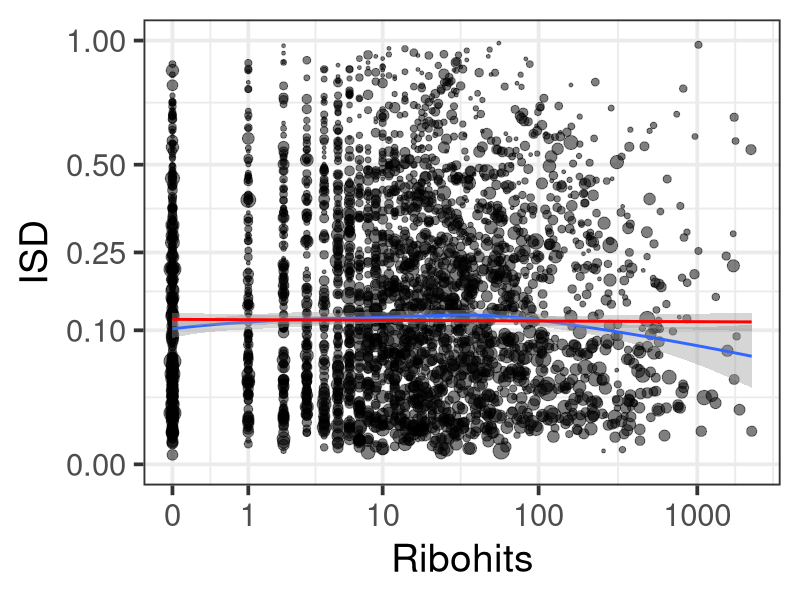
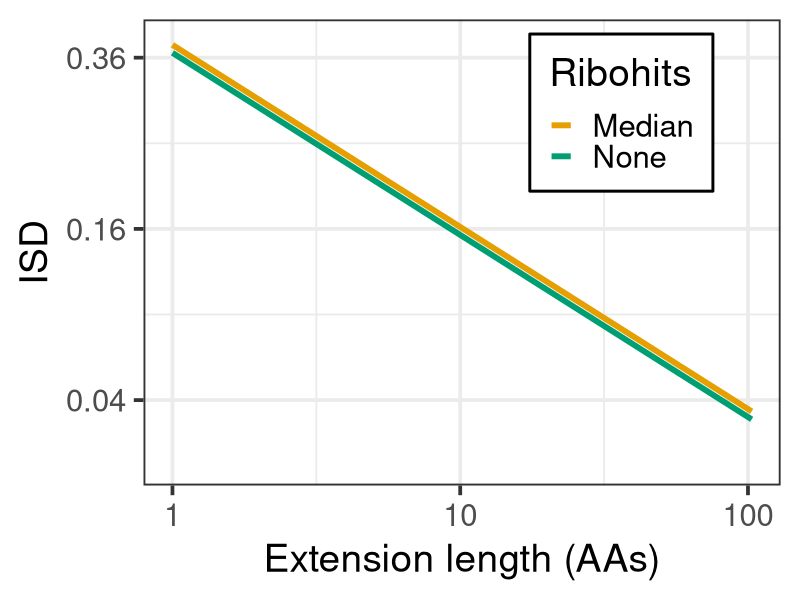
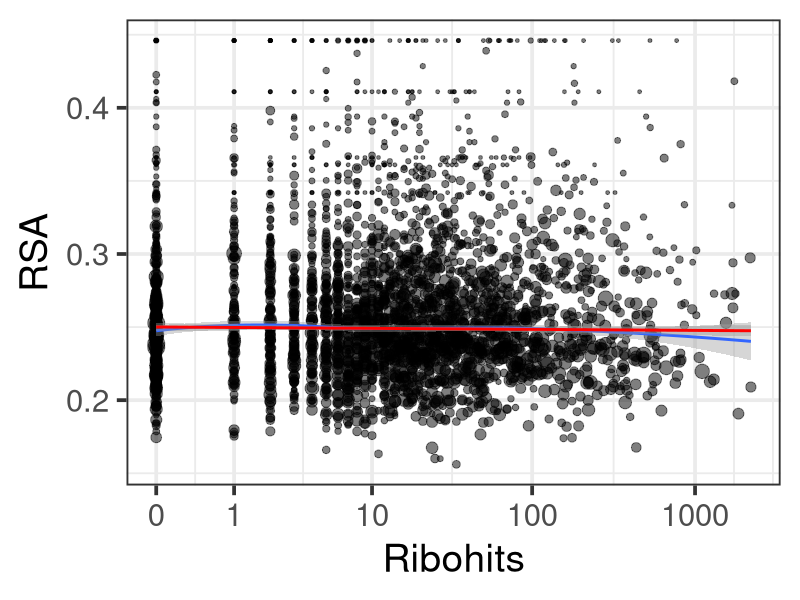
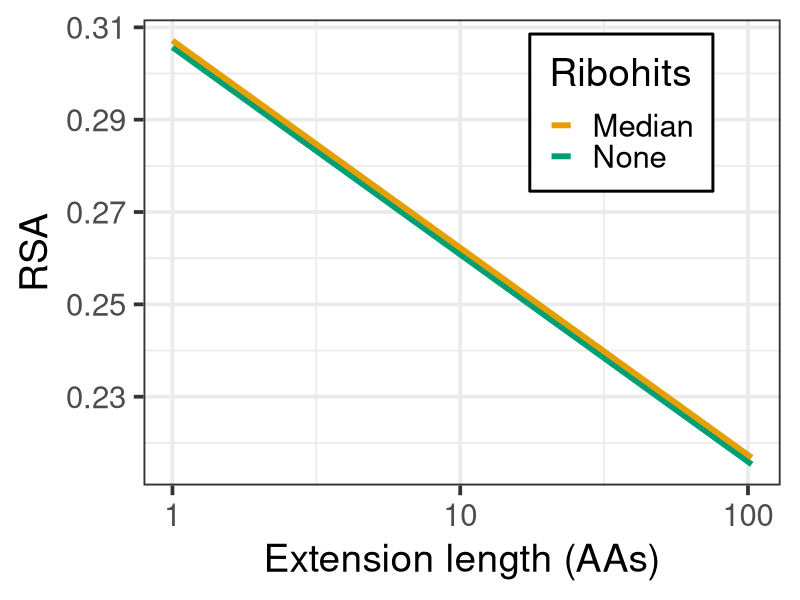
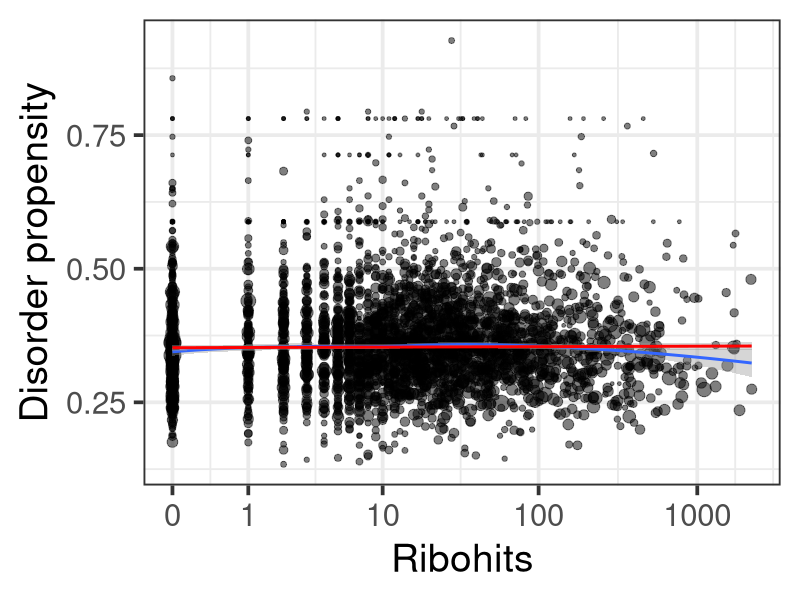
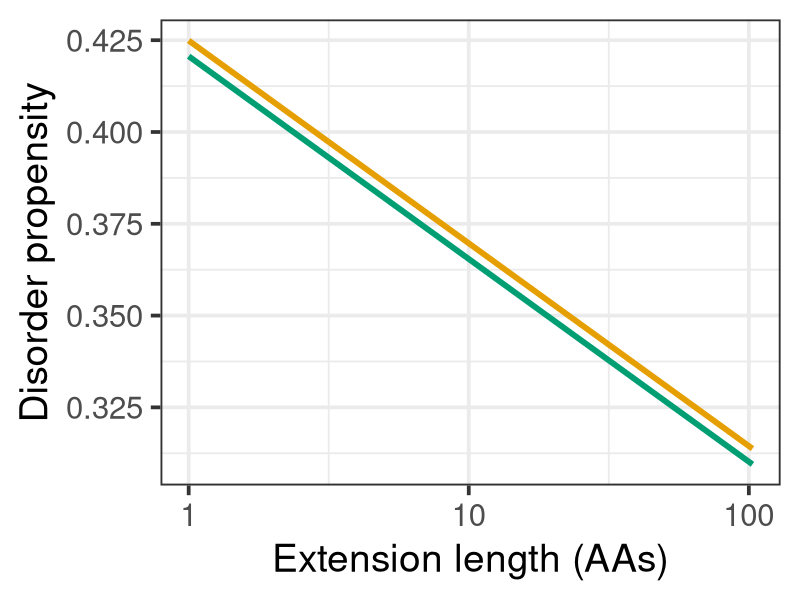
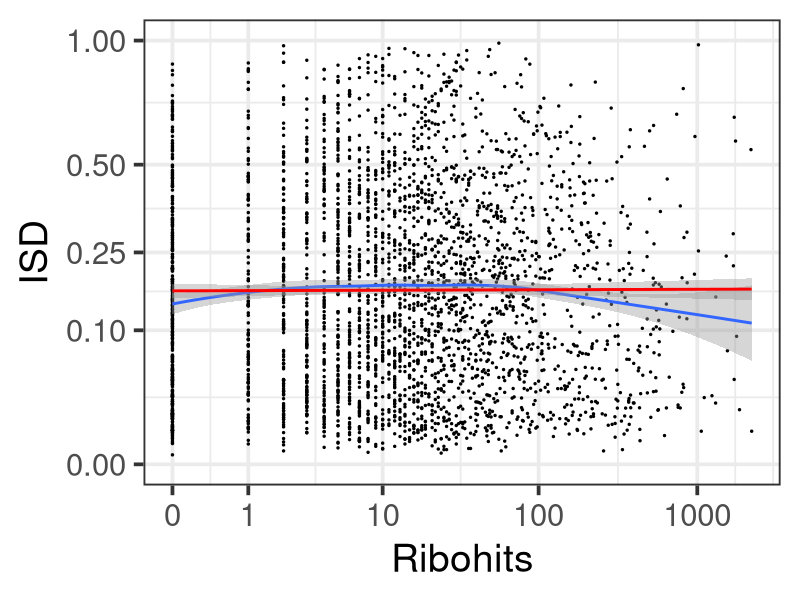
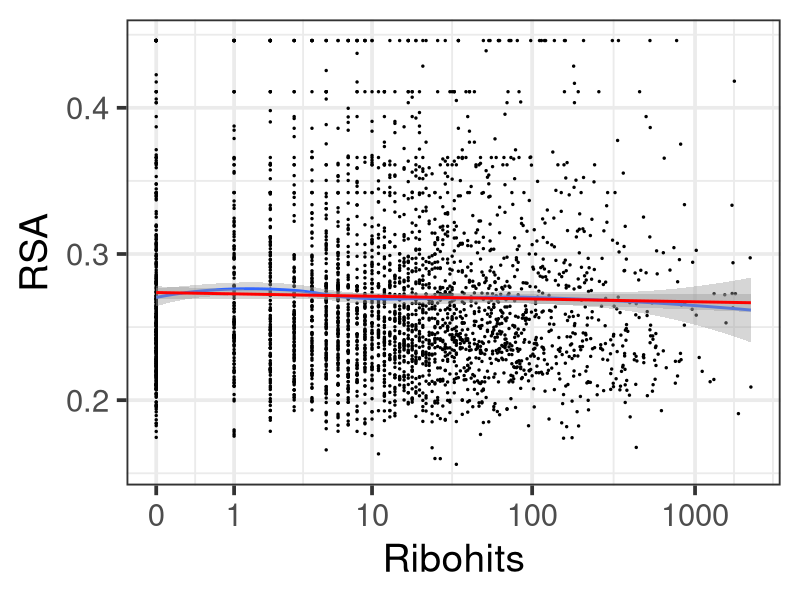

These charts were generated, in order, by the following R code:
# Supplement frameshifts.

# Load packages.
library(tidyverse)

# Reading data.
ribohits.data <- read_tsv(file = "Data/ribohits_data_11-13-19.tab")
ribohits.data

# Today's date.
today.date <- "1-23-20"
working.dir <- "Scripts/Figures/"
med.ribo <- log10(median(ribohits.data[ribohits.data$Fragile == 0,]$Ribohits.summed + 0.5, na.rm = T))
no.ribo <- log10(0.5)
cbPalette <- c("#000000", "#E69F00", "#56B4E9", "#009E73", "#F0E442", "#0072B2", "#D55E00", "#CC79A7")

# Excluding genes lacking at least one backup stop codon.
ribo.nofragile <- ribohits.data[ribohits.data$Fragile == 0,]

# Plus 1 extensions first.
p1.orig.lm <- lm(
  data = ribo.nofragile,
  formula = sqrt(ISD.p1.iupred2) ~ log10(Ribohits.summed + 0.5) + log10(Length.p1),
  weights = Length.p1
)
summary(p1.orig.lm)
p1.orig.lrt <- drop1(p1.orig.lm, test = "Chisq")
p1.orig.lrt$`Pr(>Chi)`

p1.rsa.lm <- lm(
  data = ribo.nofragile,
  formula = RSA.p1 ~ log10(Ribohits.summed + 0.5) + log10(Length.p1),
  weights = Length.p1
)
summary(p1.rsa.lm)
p1.rsa.lrt <- drop1(p1.rsa.lm, test = "Chisq")
p1.rsa.lrt$`Pr(>Chi)`

p1.disprop.lm <- lm(
  data = ribo.nofragile,
  formula = Disprop.p1 ~ log10(Ribohits.summed + 0.5) + log10(Length.p1),
  weights = Length.p1
)
summary(p1.disprop.lm)
p1.disprop.lrt <- drop1(p1.disprop.lm, test = "Chisq")
p1.disprop.lrt$`Pr(>Chi)`

# R2 values.
p1.nolength.orig.lm <- lm(
  data = ribo.nofragile,
  formula = sqrt(ISD.p1.iupred2) ~ log10(Ribohits.summed + 0.5),
  weights = Length.p1
)
summary(p1.nolength.orig.lm)

p1.nolength.rsa.lm <- lm(
  data = ribo.nofragile,
  formula = RSA.p1 ~ log10(Ribohits.summed + 0.5),
  weights = Length.p1
)
summary(p1.nolength.rsa.lm)

p1.unweighted.rsa.lm <- lm(
  data = ribo.nofragile,
  formula = RSA.p1 ~ log10(Ribohits.summed + 0.5) + log10(Length.p1)
)
summary(p1.unweighted.rsa.lm)

p1.nolength.disprop.lm <- lm(
  data = ribo.nofragile,
  formula = Disprop.p1 ~ log10(Ribohits.summed + 0.5),
  weights = Length.p1
)
summary(p1.nolength.disprop.lm)

p1.unweighted.disprop.lm <- lm(
  data = ribo.nofragile,
  formula = Disprop.p1 ~ log10(Ribohits.summed + 0.5) + log10(Length.p1)
)
summary(p1.unweighted.disprop.lm)

# Plotting.
p1.ribo.isd.plot.filename <- paste(working.dir, "ISD_ribo_p1_", today.date, ".png", sep = "")
png(filename = p1.ribo.isd.plot.filename, width = 6, height = 6, units = "in", res = 350)
ggplot(
  data = ribo.nofragile,
  aes(
    x = log10(Ribohits.summed + 0.5),
    y = sqrt(ISD.p1.iupred2),
    weight = Length.p1,
    size = Length.p1
  )
) +
  geom_point(alpha = 0.5) +
  geom_smooth(method = "loess") +
  geom_smooth(method = "lm", color = "red") +
  xlab("Ribohits") +
  ylab("ISD") +
  scale_y_continuous(limits = c(0, 1),
                     breaks = sqrt(c(0, 0.1, 0.25, 0.5, 1)),
                     labels = c("0.00", "0.10", "0.25", "0.50", "1.00")) +
  scale_x_continuous(breaks = log10(c(0.5, 1.5, 10.5, 100.5, 1000.5)),
                     labels = c(0, 1, 10, 100, 1000)) +
  theme_bw(base_size = 28) +
  theme(legend.position = "none")
dev.off()

p1.length.isd.plot.filename <- paste(working.dir, "ISD_length_p1_", today.date, ".png", sep = "")
png(filename = p1.length.isd.plot.filename, width = 6, height = 6, units = "in", res = 350)
ggplot(
  data = ribo.nofragile,
  aes(
    x = log10(Length.p1),
    y = sqrt(ISD.p1.iupred2),
    color = Ribohits
  )
) +
  stat_function(fun = function(x)p1.orig.lm$coefficients[1]+p1.orig.lm$coefficients[3]*x+no.ribo*p1.orig.lm$coefficients[2],
                geom = "line", aes(color = "No"), size = 2) +
  stat_function(fun = function(x)p1.orig.lm$coefficients[1]+p1.orig.lm$coefficients[3]*x+med.ribo*p1.orig.lm$coefficients[2],
                geom = "line", aes(color = "Yes"), size = 2) +
  xlab("Extension length (AAs)") +
  ylab("ISD") +
  scale_x_continuous(breaks = log10(c(1, 10, 100)),
                     labels = c(1, 10, 100)) +
  scale_y_continuous(breaks = sqrt(c(0.04, 0.16, 0.36)),
                     labels = c(0.04, 0.16, 0.36),
                     limits = c(0.125, 0.62)) +
  theme_bw(base_size = 28) +
  scale_color_manual(limits = c("Yes", "No"), labels = c("Median", "None"), values = cbPalette[c(2,4)]) +
  theme(legend.position = c(0.75, 0.8),
        legend.background = element_rect(fill = "white", size = 1, linetype = "solid", color = "black"))
dev.off()

p1.ribo.rsa.plot.filename <- paste(working.dir, "RSA_ribo_p1_", today.date, ".png", sep = "")
png(filename = p1.ribo.rsa.plot.filename, width = 6, height = 6, units = "in", res = 350)
ggplot(
  data = ribo.nofragile,
  aes(
    x = log10(Ribohits.summed + 0.5),
    y = RSA.p1,
    weight = Length.p1,
    size = Length.p1
  )
) +
  geom_point(alpha = 0.5) +
  geom_smooth(method = "loess") +
  geom_smooth(method = "lm", color = "red") +
  xlab("Ribohits") +
  ylab("RSA") +
  scale_x_continuous(breaks = log10(c(0.5, 1.5, 10.5, 100.5, 1000.5)),
                     labels = c(0, 1, 10, 100, 1000)) +
  theme_bw(base_size = 28) +
  theme(legend.position = "none")
dev.off()

p1.length.rsa.plot.filename <- paste(working.dir, "RSA_length_p1_", today.date, ".png", sep = "")
png(filename = p1.length.rsa.plot.filename, width = 6, height = 6, units = "in", res = 350)
ggplot(
  data = ribo.nofragile,
  aes(
    x = log10(Length.p1),
    y = RSA.p1,
    color = Ribohits
  )
) +
  stat_function(fun = function(x)p1.rsa.lm$coefficients[1]+p1.rsa.lm$coefficients[3]*x+no.ribo*p1.rsa.lm$coefficients[2],
                geom = "line", aes(color = "No"), size = 2) +
  stat_function(fun = function(x)p1.rsa.lm$coefficients[1]+p1.rsa.lm$coefficients[3]*x+med.ribo*p1.rsa.lm$coefficients[2],
                geom = "line", aes(color = "Yes"), size = 2) +
  xlab("Extension length (AAs)") +
  ylab("RSA") +
  scale_x_continuous(breaks = log10(c(1, 10, 100)),
                     labels = c(1, 10, 100)) +
  theme_bw(base_size = 28) +
  scale_color_manual(limits = c("Yes", "No"), labels = c("Median", "None"), values = cbPalette[c(2,4)]) +
  theme(legend.position = c(0.75, 0.8),
        legend.background = element_rect(fill = "white", size = 1, linetype = "solid", color = "black"))
dev.off()

p1.ribo.disprop.plot.filename <- paste(working.dir, "Disprop_ribo_p1_", today.date, ".png", sep = "")
png(filename = p1.ribo.disprop.plot.filename, width = 6, height = 6, units = "in", res = 350)
ggplot(
  data = ribo.nofragile,
  aes(
    x = log10(Ribohits.summed + 0.5),
    y = Disprop.p1,
    weight = Length.p1,
    size = Length.p1
  )
) +
  geom_point(alpha = 0.5) +
  geom_smooth(method = "loess") +
  geom_smooth(method = "lm", color = "red") +
  xlab("Ribohits") +
  ylab("Disorder propensity") +
  scale_x_continuous(breaks = log10(c(0.5, 1.5, 10.5, 100.5, 1000.5)),
                     labels = c(0, 1, 10, 100, 1000)) +
  theme_bw(base_size = 28) +
  theme(legend.position = "none")
dev.off()

p1.length.disprop.plot.filename <- paste(working.dir, "Disprop_length_p1_", today.date, ".png", sep = "")
png(filename = p1.length.disprop.plot.filename, width = 6, height = 6, units = "in", res = 350)
ggplot(
  data = ribo.nofragile,
  aes(
    x = log10(Length.p1),
    y = Disprop.p1,
    color = Ribohits
  )
) +
  stat_function(fun = function(x)p1.disprop.lm$coefficients[1]+p1.disprop.lm$coefficients[3]*x+no.ribo*p1.disprop.lm$coefficients[2],
                geom = "line", aes(color = "No"), size = 2) +
  stat_function(fun = function(x)p1.disprop.lm$coefficients[1]+p1.disprop.lm$coefficients[3]*x+med.ribo*p1.disprop.lm$coefficients[2],
                geom = "line", aes(color = "Yes"), size = 2) +
  xlab("Extension length (AAs)") +
  ylab("Disorder propensity") +
  scale_x_continuous(breaks = log10(c(1, 10, 100)),
                     labels = c(1, 10, 100)) +
  theme_bw(base_size = 28) +
  scale_color_manual(limits = c("Yes", "No"), labels = c("Median", "None"), values = cbPalette[c(2,4)]) +
  theme(legend.position = "none")
dev.off()

### Unweighted versions of the plots.
p1.unweighted.isd.plot.filename <- paste(working.dir, "ISD_unweighted_ribo_p1_", today.date, ".png", sep = "")
png(filename = p1.unweighted.isd.plot.filename, width = 6, height = 6, units = "in", res = 350)
ggplot(
  data = ribo.nofragile,
  aes(
    x = log10(Ribohits.summed + 0.5),
    y = sqrt(ISD.p1.iupred2)
  )
) +
  geom_point(size = 0.5) +
  geom_smooth(method = "loess") +
  geom_smooth(method = "lm", color = "red") +
  xlab("Ribohits") +
  ylab("ISD") +
  scale_y_continuous(limits = c(0, 1),
                     breaks = sqrt(c(0, 0.1, 0.25, 0.5, 1)),
                     labels = c("0.00", "0.10", "0.25", "0.50", "1.00")) +
  scale_x_continuous(breaks = log10(c(0.5, 1.5, 10.5, 100.5, 1000.5)),
                     labels = c(0, 1, 10, 100, 1000)) +
  theme_bw(base_size = 28)
dev.off()

p1.unweighted.rsa.plot.filename <- paste(working.dir, "RSA_unweighted_ribo_p1_", today.date, ".png", sep = "")
png(filename = p1.unweighted.rsa.plot.filename, width = 6, height = 6, units = "in", res = 350)
ggplot(
  data = ribo.nofragile,
  aes(
    x = log10(Ribohits.summed + 0.5),
    y = RSA.p1)
) +
  geom_point(size = 0.5) +
  geom_smooth(method = "loess") +
  geom_smooth(method = "lm", color = "red") +
  xlab("Ribohits") +
  ylab("RSA") +
  scale_x_continuous(breaks = log10(c(0.5, 1.5, 10.5, 100.5, 1000.5)),
                     labels = c(0, 1, 10, 100, 1000)) +
  theme_bw(base_size = 28) +
  theme(legend.position = "none")
dev.off()

p1.unweighted.disprop.plot.filename <- paste(working.dir, "Disprop_unweighted_ribo_p1_", today.date, ".png", sep = "")
png(filename = p1.unweighted.disprop.plot.filename, width = 6, height = 6, units = "in", res = 350)
ggplot(
  data = ribo.nofragile,
  aes(
    x = log10(Ribohits.summed + 0.5),
    y = Disprop.p1)
) +
  geom_point(size = 0.5) +
  geom_smooth(method = "loess") +
  geom_smooth(method = "lm", color = "red") +
  xlab("Ribohits") +
  ylab("Disorder propensity") +
  scale_x_continuous(breaks = log10(c(0.5, 1.5, 10.5, 100.5, 1000.5)),
                     labels = c(0, 1, 10, 100, 1000)) +
  theme_bw(base_size = 28) +
  theme(legend.position = "none")
dev.off()

#############################################################################
#############################################################################
# And now plus 2 extensions.
p2.orig.lm <- lm(
  data = ribo.nofragile,
  formula = sqrt(ISD.p2.iupred2) ~ log10(Ribohits.summed + 0.5) + log10(Length.p2),
  weights = Length.p2
)
summary(p2.orig.lm)
p2.orig.lrt <- drop1(p2.orig.lm, test = "Chisq")
p2.orig.lrt$`Pr(>Chi)`

p2.grafted.lm <- lm(
  data = ribo.nofragile,
  formula = sqrt(ISD.p2.grafted) ~ log10(Ribohits.summed + 0.5) + log10(Length.p2),
  weights = Length.p2
)
summary(p2.grafted.lm)
p2.grafted.lrt <- drop1(p2.grafted.lm, test = "Chisq")
p2.grafted.lrt$`Pr(>Chi)`

p2.rsa.lm <- lm(
  data = ribo.nofragile,
  formula = RSA.p2 ~ log10(Ribohits.summed + 0.5) + log10(Length.p2),
  weights = Length.p2
)
summary(p2.rsa.lm)
p2.rsa.lrt <- drop1(p2.rsa.lm, test = "Chisq")
p2.rsa.lrt$`Pr(>Chi)`

p2.disprop.lm <- lm(
  data = ribo.nofragile,
  formula = Disprop.p2 ~ log10(Ribohits.summed + 0.5) + log10(Length.p2),
  weights = Length.p2
)
summary(p2.disprop.lm)
p2.disprop.lrt <- drop1(p2.disprop.lm, test = "Chisq")
p2.disprop.lrt$`Pr(>Chi)`

# R2 values.
p2.nolength.orig.lm <- lm(
  data = ribo.nofragile,
  formula = sqrt(ISD.p2.iupred2) ~ log10(Ribohits.summed + 0.5),
  weights = Length.p2
)
summary(p2.nolength.orig.lm)

p2.nolength.grafted.lm <- lm(
  data = ribo.nofragile,
  formula = sqrt(ISD.p2.grafted) ~ log10(Ribohits.summed + 0.5),
  weights = Length.p2
)
summary(p2.nolength.grafted.lm)

p2.nolength.rsa.lm <- lm(
  data = ribo.nofragile,
  formula = RSA.p2 ~ log10(Ribohits.summed + 0.5),
  weights = Length.p2
)
summary(p2.nolength.rsa.lm)

p2.nolength.disprop.lm <- lm(
  data = ribo.nofragile,
  formula = Disprop.p2 ~ log10(Ribohits.summed + 0.5),
  weights = Length.p2
)
summary(p2.nolength.disprop.lm)
################################
p2.nolength.unweighted.orig.lm <- lm(
  data = ribo.nofragile,
  formula = sqrt(ISD.p2.iupred2) ~ log10(Ribohits.summed + 0.5)
)
summary(p2.nolength.unweighted.orig.lm)

p2.nolength.unweighted.grafted.lm <- lm(
  data = ribo.nofragile,
  formula = sqrt(ISD.p2.grafted) ~ log10(Ribohits.summed + 0.5)
)
summary(p2.nolength.unweighted.grafted.lm)

p2.unweighted.rsa.lm <- lm(
  data = ribo.nofragile,
  formula = RSA.p2 ~ log10(Ribohits.summed + 0.5) + log10(Length.p2)
)
summary(p2.unweighted.rsa.lm)

p2.nolength.unweighted.rsa.lm <- lm(
  data = ribo.nofragile,
  formula = RSA.p2 ~ log10(Ribohits.summed + 0.5)
)
summary(p2.nolength.unweighted.rsa.lm)

p2.unweighted.disprop.lm <- lm(
  data = ribo.nofragile,
  formula = Disprop.p2 ~ log10(Ribohits.summed + 0.5) + log10(Length.p2)
)
summary(p2.unweighted.disprop.lm)

p2.nolength.unweighted.disprop.lm <- lm(
  data = ribo.nofragile,
  formula = Disprop.p2 ~ log10(Ribohits.summed + 0.5)
)
summary(p2.nolength.unweighted.disprop.lm)

# Plotting.
p2.ribo.isd.plot.filename <- paste(working.dir, "ISD_ribo_p2_", today.date, ".png", sep = "")
png(filename = p2.ribo.isd.plot.filename, width = 6, height = 6, units = "in", res = 350)
ggplot(
  data = ribo.nofragile,
  aes(
    x = log10(Ribohits.summed + 0.5),
    y = sqrt(ISD.p2.iupred2),
    weight = Length.p2,
    size = Length.p2
  )
) +
  geom_point(alpha = 0.5) +
  geom_smooth(method = "loess") +
  geom_smooth(method = "lm", color = "red") +
  xlab("Ribohits") +
  ylab("ISD") +
  scale_y_continuous(limits = c(0, 1),
                     breaks = sqrt(c(0, 0.1, 0.25, 0.5, 1)),
                     labels = c("0.00", "0.10", "0.25", "0.50", "1.00")) +
  scale_x_continuous(breaks = log10(c(0.5, 1.5, 10.5, 100.5, 1000.5)),
                     labels = c(0, 1, 10, 100, 1000)) +
  theme_bw(base_size = 28) +
  theme(legend.position = "none")
dev.off()

p2.length.isd.plot.filename <- paste(working.dir, "ISD_length_p2_", today.date, ".png", sep = "")
png(filename = p2.length.isd.plot.filename, width = 6, height = 6, units = "in", res = 350)
ggplot(
  data = ribo.nofragile,
  aes(
    x = log10(Length.p2),
    y = sqrt(ISD.p2.iupred2),
    color = Ribohits
  )
) +
  stat_function(fun = function(x)p2.orig.lm$coefficients[1]+p2.orig.lm$coefficients[3]*x+no.ribo*p2.orig.lm$coefficients[2],
                geom = "line", aes(color = "No"), size = 2) +
  stat_function(fun = function(x)p2.orig.lm$coefficients[1]+p2.orig.lm$coefficients[3]*x+med.ribo*p2.orig.lm$coefficients[2],
                geom = "line", aes(color = "Yes"), size = 2) +
  xlab("Extension length (AAs)") +
  ylab("ISD") +
  scale_x_continuous(breaks = log10(c(1, 10, 100)),
                     labels = c(1, 10, 100)) +
  scale_y_continuous(breaks = sqrt(c(0.04, 0.16, 0.36)),
                     labels = c(0.04, 0.16, 0.36),
                     limits = c(0.125, 0.65)) +
  theme_bw(base_size = 28) +
  scale_color_manual(limits = c("Yes", "No"), labels = c("Median", "None"), values = cbPalette[c(2,4)]) +
  theme(legend.position = c(0.75, 0.8),
        legend.background = element_rect(fill = "white", size = 1, linetype = "solid", color = "black"))
dev.off()

p2.ribo.isd.graftedplot.filename <- paste(working.dir, "ISD_ribo_p2_g_", today.date, ".png", sep = "")
png(filename = p2.ribo.isd.graftedplot.filename, width = 6, height = 6, units = "in", res = 350)
ggplot(
  data = ribo.nofragile,
  aes(
    x = log10(Ribohits.summed + 0.5),
    y = sqrt(ISD.p2.grafted),
    weight = Length.p2,
    size = Length.p2
  )
) +
  geom_point(alpha = 0.5) +
  geom_smooth(method = "loess") +
  geom_smooth(method = "lm", color = "red") +
  xlab("Ribohits") +
  ylab("ISD") +
  scale_y_continuous(limits = c(0, 1),
                     breaks = sqrt(c(0, 0.1, 0.25, 0.5, 1)),
                     labels = c("0.00", "0.10", "0.25", "0.50", "1.00")) +
  scale_x_continuous(breaks = log10(c(0.5, 1.5, 10.5, 100.5, 1000.5)),
                     labels = c(0, 1, 10, 100, 1000)) +
  theme_bw(base_size = 28) +
  theme(legend.position = "none")
dev.off()

p2.length.isd.graftedplot.filename <- paste(working.dir, "ISD_length_p2_g_", today.date, ".png", sep = "")
png(filename = p2.length.isd.graftedplot.filename, width = 6, height = 6, units = "in", res = 350)
ggplot(
  data = ribo.nofragile,
  aes(
    x = log10(Length.p2),
    y = sqrt(ISD.p2.grafted),
    color = Ribohits
  )
) +
  stat_function(fun = function(x)p2.grafted.lm$coefficients[1]+p2.grafted.lm$coefficients[3]*x+no.ribo*p2.grafted.lm$coefficients[2],
                geom = "line", aes(color = "No"), size = 2) +
  stat_function(fun = function(x)p2.grafted.lm$coefficients[1]+p2.grafted.lm$coefficients[3]*x+med.ribo*p2.grafted.lm$coefficients[2],
                geom = "line", aes(color = "Yes"), size = 2) +
  xlab("Extension length (AAs)") +
  ylab("ISD") +
  scale_x_continuous(breaks = log10(c(1, 10, 100)),
                     labels = c(1, 10, 100)) +
  scale_y_continuous(breaks = sqrt(c(0.04, 0.16, 0.36)),
                     labels = c(0.04, 0.16, 0.36),
                     limits = c(0.125, 0.65)) +
  theme_bw(base_size = 28) +
  scale_color_manual(limits = c("Yes", "No"), labels = c("Median", "None"), values = cbPalette[c(2,4)]) +
  theme(legend.position = "none")
dev.off()

p2.ribo.rsa.plot.filename <- paste(working.dir, "RSA_ribo_p2_", today.date, ".png", sep = "")
png(filename = p2.ribo.rsa.plot.filename, width = 6, height = 6, units = "in", res = 350)
ggplot(
  data = ribo.nofragile,
  aes(
    x = log10(Ribohits.summed + 0.5),
    y = RSA.p2,
    weight = Length.p2,
    size = Length.p2
  )
) +
  geom_point(alpha = 0.5) +
  geom_smooth(method = "loess") +
  geom_smooth(method = "lm", color = "red") +
  xlab("Ribohits") +
  ylab("RSA") +
  scale_x_continuous(breaks = log10(c(0.5, 1.5, 10.5, 100.5, 1000.5)),
                     labels = c(0, 1, 10, 100, 1000)) +
  theme_bw(base_size = 28) +
  theme(legend.position = "none")
dev.off()

p2.length.rsa.plot.filename <- paste(working.dir, "RSA_length_p2_", today.date, ".png", sep = "")
png(filename = p2.length.rsa.plot.filename, width = 6, height = 6, units = "in", res = 350)
ggplot(
  data = ribo.nofragile,
  aes(
    x = log10(Length.p2),
    y = RSA.p2,
    color = Ribohits
  )
) +
  stat_function(fun = function(x)p2.rsa.lm$coefficients[1]+p2.rsa.lm$coefficients[3]*x+no.ribo*p2.rsa.lm$coefficients[2],
                geom = "line", aes(color = "No"), size = 2) +
  stat_function(fun = function(x)p2.rsa.lm$coefficients[1]+p2.rsa.lm$coefficients[3]*x+med.ribo*p2.rsa.lm$coefficients[2],
                geom = "line", aes(color = "Yes"), size = 2) +
  xlab("Extension length (AAs)") +
  ylab("RSA") +
  scale_x_continuous(breaks = log10(c(1, 10, 100)),
                     labels = c(1, 10, 100)) +
  theme_bw(base_size = 28) +
  scale_color_manual(limits = c("Yes", "No"), labels = c("Median", "None"), values = cbPalette[c(2,4)]) +
  theme(legend.position = c(0.75, 0.8),
        legend.background = element_rect(fill = "white", size = 1, linetype = "solid", color = "black"))
dev.off()

p2.ribo.disprop.plot.filename <- paste(working.dir, "Disprop_ribo_p2_", today.date, ".png", sep = "")
png(filename = p2.ribo.disprop.plot.filename, width = 6, height = 6, units = "in", res = 350)
ggplot(
  data = ribo.nofragile,
  aes(
    x = log10(Ribohits.summed + 0.5),
    y = Disprop.p2,
    weight = Length.p2,
    size = Length.p2
  )
) +
  geom_point(alpha = 0.5) +
  geom_smooth(method = "loess") +
  geom_smooth(method = "lm", color = "red") +
  xlab("Ribohits") +
  ylab("Disorder propensity") +
  scale_x_continuous(breaks = log10(c(0.5, 1.5, 10.5, 100.5, 1000.5)),
                     labels = c(0, 1, 10, 100, 1000)) +
  theme_bw(base_size = 28) +
  theme(legend.position = "none")
dev.off()

p2.length.disprop.plot.filename <- paste(working.dir, "Disprop_length_p2_", today.date, ".png", sep = "")
png(filename = p2.length.disprop.plot.filename, width = 6, height = 6, units = "in", res = 350)
ggplot(
  data = ribo.nofragile,
  aes(
    x = log10(Length.p2),
    y = Disprop.p2,
    color = Ribohits
  )
) +
  stat_function(fun = function(x)p2.disprop.lm$coefficients[1]+p2.disprop.lm$coefficients[3]*x+no.ribo*p2.disprop.lm$coefficients[2],
                geom = "line", aes(color = "No"), size = 2) +
  stat_function(fun = function(x)p2.disprop.lm$coefficients[1]+p2.disprop.lm$coefficients[3]*x+med.ribo*p2.disprop.lm$coefficients[2],
                geom = "line", aes(color = "Yes"), size = 2) +
  xlab("Extension length (AAs)") +
  ylab("Disorder propensity") +
  scale_x_continuous(breaks = log10(c(1, 10, 100)),
                     labels = c(1, 10, 100)) +
  theme_bw(base_size = 28) +
  scale_color_manual(limits = c("Yes", "No"), labels = c("Median", "None"), values = cbPalette[c(2,4)]) +
  theme(legend.position = "none")
dev.off()

### Unweighted version of the +2 plots.
p2.ribo.isd.plot.filename <- paste(working.dir, "ISD_unweighted_ribo_p2_", today.date, ".png", sep = "")
png(filename = p2.ribo.isd.plot.filename, width = 6, height = 6, units = "in", res = 350)
ggplot(
  data = ribo.nofragile,
  aes(
    x = log10(Ribohits.summed + 0.5),
    y = sqrt(ISD.p2.iupred2))
) +
  geom_point(size = 0.5) +
  geom_smooth(method = "loess") +
  geom_smooth(method = "lm", color = "red") +
  xlab("Ribohits") +
  ylab("ISD") +
  scale_y_continuous(limits = c(0, 1),
                     breaks = sqrt(c(0, 0.1, 0.25, 0.5, 1)),
                     labels = c("0.00", "0.10", "0.25", "0.50", "1.00")) +
  scale_x_continuous(breaks = log10(c(0.5, 1.5, 10.5, 100.5, 1000.5)),
                     labels = c(0, 1, 10, 100, 1000)) +
  theme_bw(base_size = 28)
dev.off()

p2.ribo.isd.graftedplot.filename <- paste(working.dir, "ISD_unweighted_ribo_p2_g_", today.date, ".png", sep = "")
png(filename = p2.ribo.isd.graftedplot.filename, width = 6, height = 6, units = "in", res = 350)
ggplot(
  data = ribo.nofragile,
  aes(
    x = log10(Ribohits.summed + 0.5),
    y = sqrt(ISD.p2.grafted))
) +
  geom_point(size = 0.5) +
  geom_smooth(method = "loess") +
  geom_smooth(method = "lm", color = "red") +
  xlab("Ribohits") +
  ylab("ISD") +
  scale_y_continuous(limits = c(0, 1),
                     breaks = sqrt(c(0, 0.1, 0.25, 0.5, 1)),
                     labels = c("0.00", "0.10", "0.25", "0.50", "1.00")) +
  scale_x_continuous(breaks = log10(c(0.5, 1.5, 10.5, 100.5, 1000.5)),
                     labels = c(0, 1, 10, 100, 1000)) +
  theme_bw(base_size = 28)
dev.off()

p2.ribo.rsa.plot.filename <- paste(working.dir, "RSA_unweighted_ribo_p2_", today.date, ".png", sep = "")
png(filename = p2.ribo.rsa.plot.filename, width = 6, height = 6, units = "in", res = 350)
ggplot(
  data = ribo.nofragile,
  aes(
    x = log10(Ribohits.summed + 0.5),
    y = RSA.p2
    )
) +
  geom_point(size = 0.5) +
  geom_smooth(method = "loess") +
  geom_smooth(method = "lm", color = "red") +
  xlab("Ribohits") +
  ylab("RSA") +
  scale_x_continuous(breaks = log10(c(0.5, 1.5, 10.5, 100.5, 1000.5)),
                     labels = c(0, 1, 10, 100, 1000)) +
  theme_bw(base_size = 28)
dev.off()

p2.ribo.disprop.plot.filename <- paste(working.dir, "Disprop_unweighted_ribo_p2_", today.date, ".png", sep = "")
png(filename = p2.ribo.disprop.plot.filename, width = 6, height = 6, units = "in", res = 350)
ggplot(
  data = ribo.nofragile,
  aes(
    x = log10(Ribohits.summed + 0.5),
    y = Disprop.p2
  )
) +
  geom_point(size = 0.5) +
  geom_smooth(method = "loess") +
  geom_smooth(method = "lm", color = "red") +
  xlab("Ribohits") +
  ylab("Disorder propensity") +
  scale_x_continuous(breaks = log10(c(0.5, 1.5, 10.5, 100.5, 1000.5)),
                     labels = c(0, 1, 10, 100, 1000)) +
  theme_bw(base_size = 28)
dev.off()